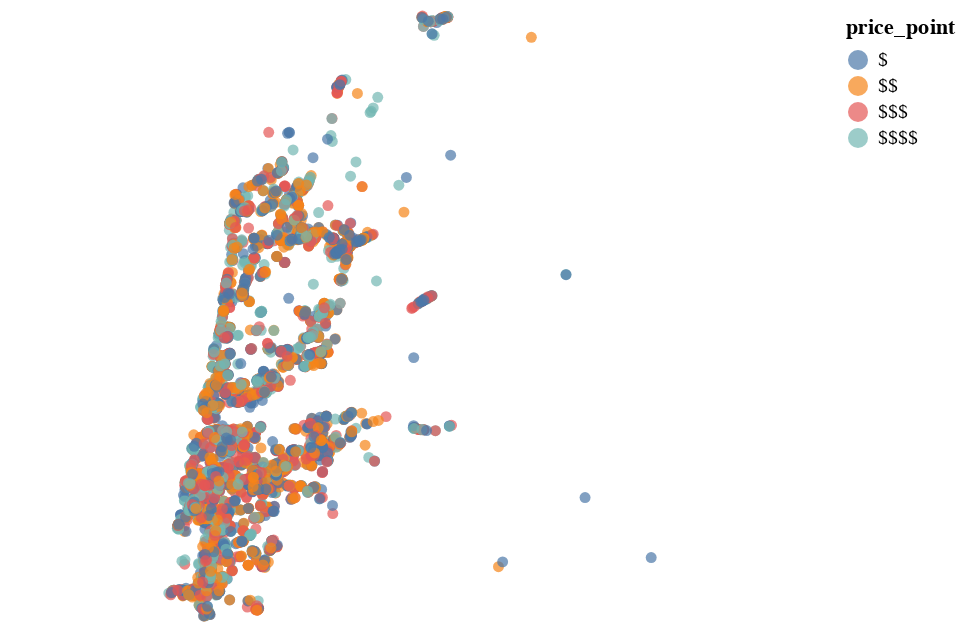

The cell this chart's notebook holds for it:
### Code cell
base

### Figure 1 — Vega-Lite specification as saved in the notebook (floating-point values rounded to 4 significant figures; data arrays with more than 128 entries replaced by an {"elided": "..."} marker saying what was removed)
{"config": {"view": {"continuousWidth": 400, "continuousHeight": 300}}, "data": {"name": "data-46b04d0e60debcbe856d0f206097cdce"}, "mark": "circle", "encoding": {"color": {"type": "nominal", "field": "price_point"}, "latitude": {"field": "lat", "type": "quantitative"}, "longitude": {"field": "lon", "type": "quantitative"}}, "$schema": "https://vega.github.io/schema/vega-lite/v4.8.1.json", "datasets": {"data-46b04d0e60debcbe856d0f206097cdce": {"elided": "7257 records"}}}
